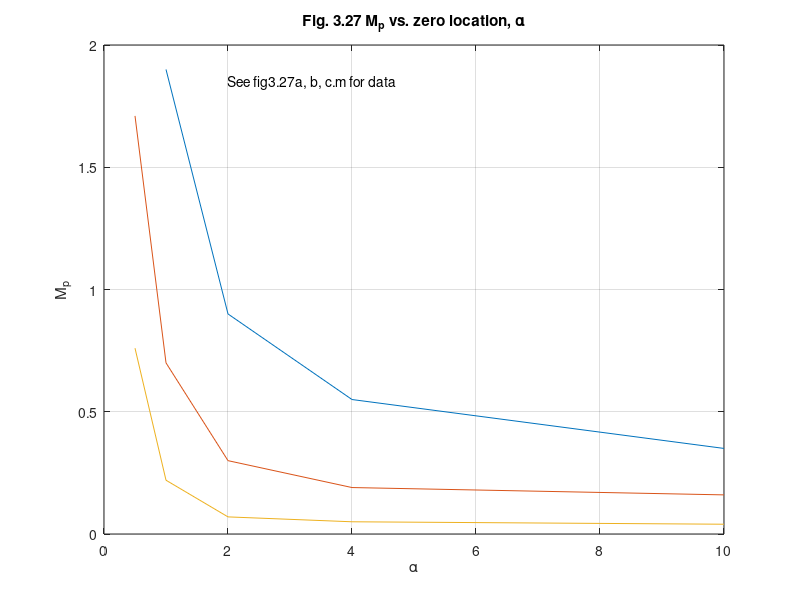

This chart was generated by the following MATLAB code: (Note: this script raises an error after producing the figure.)
%  Figure 3.27      Feedback Control of Dynamic Systems, 6e
%                        Franklin, Powell, Emami
% script to generate Fig. 3.27
clf;
% zeta = 0.3;
a1 = [1 2 4 10];
Mp1=[1.9 .9 .55 .35];

% zeta = 0.5;
a2 = [.5 1 2 4 10];
Mp2=[1.71 .7 .3 .19  .16];

% zeta = 0.7;
Mp3=[.76 .22 .07 .05 .04];

axis([0 10 0 2])
plot(a1,Mp1,'-',a2,Mp2,'-',a2,Mp3,'-'),grid
title('Fig. 3.27 M_p vs. zero location, \alpha')
xlabel('\alpha')
ylabel('M_p')
text(2,1.85,'See fig3.27a, b, c.m for data')
% grid
nicegrid
